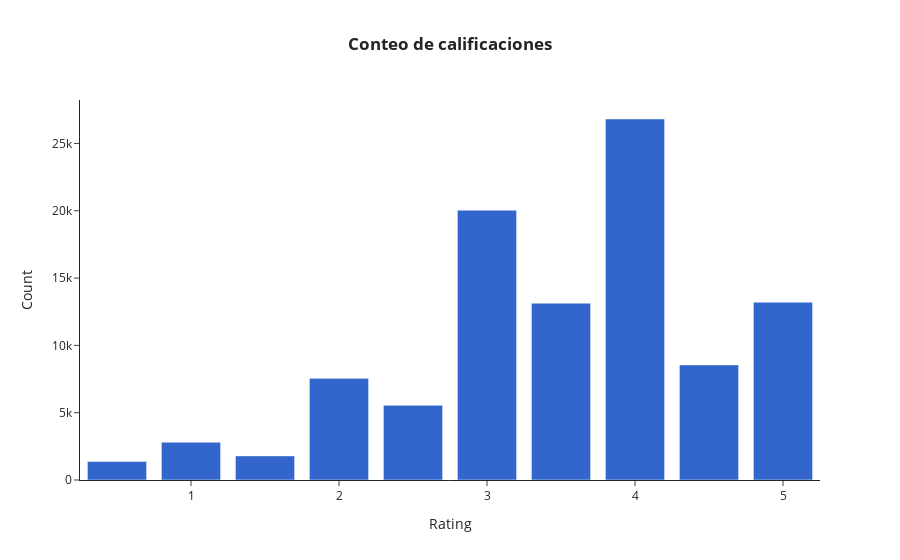

Notebook code cell kept with this figure:
### Code cell
# ¿Cúal es la calificación más recurrente y menos recurrente por parte de los usuarios?
base = ratings.groupby(['rating'])[['userId']].count().sort_values('userId', ascending = False).reset_index().head(10)

# crear gráfica
fig = px.bar(base, x = 'rating', y='userId',
             title= '<b>Conteo de calificaciones<b>',
             color_discrete_sequence=px.colors.qualitative.G10)

# agregar detalles a la gráfica
fig.update_layout(
    xaxis_title = 'Rating',
    yaxis_title = 'Count',
    template = 'simple_white',
    title_x = 0.5)

fig.show()

### Figure 1 — Plotly figure (JSON) as saved in the notebook; plotly's stock layout.template omitted (floating-point values rounded to 4 significant figures)
{"data": [{"alignmentgroup": "True", "hovertemplate": "rating=%{x}<br>userId=%{y}<extra></extra>", "legendgroup": "", "marker": {"color": "#3366CC", "pattern": {"shape": ""}}, "name": "", "offsetgroup": "", "orientation": "v", "showlegend": false, "textposition": "auto", "type": "bar", "x": [4, 3, 5, 3.5, 4.5, 2, 2.5, 1, 1.5, 0.5], "xaxis": "x", "y": [26818, 20047, 13211, 13136, 8551, 7551, 5550, 2811, 1791, 1370], "yaxis": "y"}], "layout": {"barmode": "relative", "legend": {"tracegroupgap": 0}, "title": {"text": "<b>Conteo de calificaciones<b>", "x": 0.5}, "xaxis": {"anchor": "y", "domain": [0, 1], "title": {"text": "Rating"}}, "yaxis": {"anchor": "x", "domain": [0, 1], "title": {"text": "Count"}}}}
